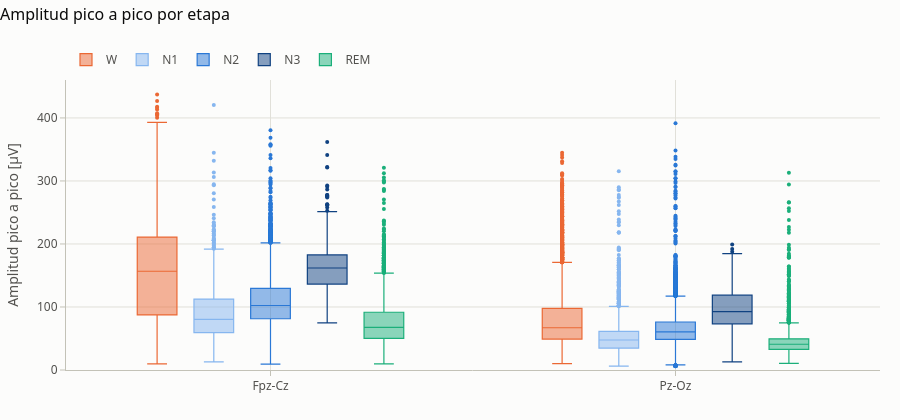

The code cell stored with this chart in its notebook:
### Markdown cell above
La figura siguiente responde: **¿dónde caen los valores extremos de amplitud?** Los puntos son los valores fuera de
los bigotes del box plot. Las amplitudes más altas aparecen en N3 y corresponden a ondas lentas, no a artefactos.

### Code cell
plots.amplitude_by_stage(obs_preview).show()

### Figure 1 — Plotly figure (JSON) as saved in the notebook; plotly's stock layout.template omitted (floating-point values rounded to 4 significant figures; data arrays with more than 128 entries replaced by an {"elided": "..."} marker saying what was removed)
{"data": [{"boxpoints": "outliers", "hovertemplate": "W · %{x}<br>%{y:.0f} µV<extra></extra>", "line": {"width": 1.2}, "marker": {"color": "#eb6834", "size": 4}, "name": "W", "type": "box", "x": {"elided": "13072 str values"}, "y": {"elided": "13072 float values"}}, {"boxpoints": "outliers", "hovertemplate": "N1 · %{x}<br>%{y:.0f} µV<extra></extra>", "line": {"width": 1.2}, "marker": {"color": "#86b6ef", "size": 4}, "name": "N1", "type": "box", "x": {"elided": "4322 str values"}, "y": {"elided": "4322 float values"}}, {"boxpoints": "outliers", "hovertemplate": "N2 · %{x}<br>%{y:.0f} µV<extra></extra>", "line": {"width": 1.2}, "marker": {"color": "#2a78d6", "size": 4}, "name": "N2", "type": "box", "x": {"elided": "18508 str values"}, "y": {"elided": "18508 float values"}}, {"boxpoints": "outliers", "hovertemplate": "N3 · %{x}<br>%{y:.0f} µV<extra></extra>", "line": {"width": 1.2}, "marker": {"color": "#104281", "size": 4}, "name": "N3", "type": "box", "x": {"elided": "2634 str values"}, "y": {"elided": "2634 float values"}}, {"boxpoints": "outliers", "hovertemplate": "REM · %{x}<br>%{y:.0f} µV<extra></extra>", "line": {"width": 1.2}, "marker": {"color": "#1baf7a", "size": 4}, "name": "REM", "type": "box", "x": {"elided": "7324 str values"}, "y": {"elided": "7324 float values"}}], "layout": {"boxmode": "group", "font": {"color": "#52514e", "family": "system-ui, -apple-system, \"Segoe UI\", sans-serif", "size": 12}, "height": 420, "hoverlabel": {"bgcolor": "white", "font": {"color": "#0b0b0b"}}, "legend": {"orientation": "h", "title": {"text": ""}, "x": 0, "xanchor": "left", "y": 1.02, "yanchor": "bottom"}, "margin": {"b": 50, "l": 60, "r": 20, "t": 80}, "paper_bgcolor": "#fcfcfb", "plot_bgcolor": "#fcfcfb", "title": {"font": {"color": "#0b0b0b", "size": 16}, "text": "Amplitud pico a pico por etapa", "x": 0, "xanchor": "left", "y": 0.98, "yanchor": "top"}, "xaxis": {"gridcolor": "#e1e0d9", "linecolor": "#c3c2b7", "tickcolor": "#c3c2b7", "ticks": "outside", "zeroline": false}, "yaxis": {"gridcolor": "#e1e0d9", "linecolor": "#c3c2b7", "rangemode": "tozero", "tickcolor": "#c3c2b7", "ticks": "outside", "title": {"text": "Amplitud pico a pico [µV]"}, "zeroline": false}}}
